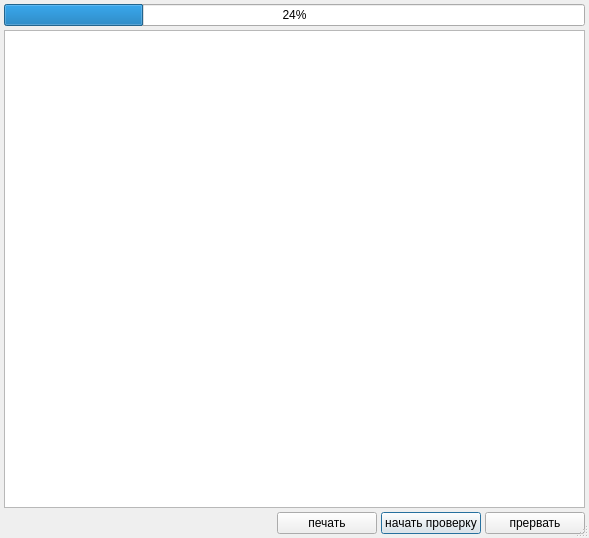
<?xml version="1.0" encoding="UTF-8"?>
<ui version="4.0">
 <class>ClientsCheckDialog</class>
 <widget class="QDialog" name="ClientsCheckDialog">
  <property name="geometry">
   <rect>
    <x>0</x>
    <y>0</y>
    <width>589</width>
    <height>538</height>
   </rect>
  </property>
  <property name="sizePolicy">
   <sizepolicy hsizetype="Expanding" vsizetype="Expanding">
    <horstretch>0</horstretch>
    <verstretch>0</verstretch>
   </sizepolicy>
  </property>
  <property name="windowTitle">
   <string>логический контроль клиентов</string>
  </property>
  <property name="sizeGripEnabled">
   <bool>true</bool>
  </property>
  <layout class="QGridLayout" name="gridLayout">
   <property name="margin">
    <number>4</number>
   </property>
   <property name="spacing">
    <number>4</number>
   </property>
   <item row="0" column="0" colspan="5">
    <widget class="CProgressBar" name="progressBar">
     <property name="value">
      <number>24</number>
     </property>
     <property name="orientation">
      <enum>Qt::Horizontal</enum>
     </property>
    </widget>
   </item>
   <item row="2" column="3">
    <widget class="QPushButton" name="btnStart">
     <property name="minimumSize">
      <size>
       <width>100</width>
       <height>0</height>
      </size>
     </property>
     <property name="text">
      <string>начать проверку</string>
     </property>
    </widget>
   </item>
   <item row="2" column="1">
    <spacer>
     <property name="orientation">
      <enum>Qt::Horizontal</enum>
     </property>
     <property name="sizeHint" stdset="0">
      <size>
       <width>361</width>
       <height>20</height>
      </size>
     </property>
    </spacer>
   </item>
   <item row="1" column="0" colspan="5">
    <widget class="QListWidget" name="log"/>
   </item>
   <item row="2" column="0">
    <widget class="QLabel" name="label">
     <property name="text">
      <string/>
     </property>
    </widget>
   </item>
   <item row="2" column="4">
    <widget class="QPushButton" name="btnClose">
     <property name="minimumSize">
      <size>
       <width>100</width>
       <height>0</height>
      </size>
     </property>
     <property name="text">
      <string>прервать</string>
     </property>
    </widget>
   </item>
   <item row="2" column="2">
    <widget class="QPushButton" name="btnPrint">
     <property name="minimumSize">
      <size>
       <width>100</width>
       <height>0</height>
      </size>
     </property>
     <property name="text">
      <string>печать</string>
     </property>
    </widget>
   </item>
  </layout>
 </widget>
 <customwidgets>
  <customwidget>
   <class>CProgressBar</class>
   <extends>QProgressBar</extends>
   <header>library/ProgressBar.h</header>
  </customwidget>
 </customwidgets>
 <resources/>
 <connections/>
</ui>
